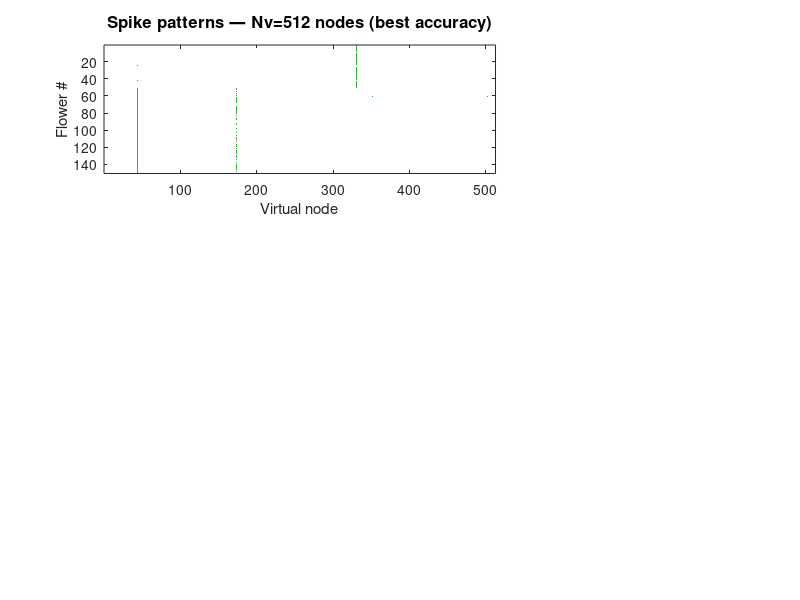

The MATLAB script that drew this image: (Note: this script raises an error after producing the figure.)
%% =========================================================
%  MODULE 5: Photonic SNN — Iris Flower Classification
%  Replicates Owen-Newns et al. 2023 (Paper 5)
%  VCSEL-based spiking reservoir computer
%  Time-multiplexed virtual nodes, θ = 250 ps
%  Task: Fisher's Iris dataset (150 flowers, 3 species)
%% =========================================================

function photonic_snn_iris()

rng(42);  % reproducibility

%% =========================================================
%  SECTION A: VCSEL Spiking Model
%% =========================================================

% VCSEL spiking neuron: leaky integrate-and-fire with
% injection locking and refractory period (Paper 5, Sec III)
theta_node  = 250e-12;   % node duration [s] = 250 ps
tau_refrac  = 1e-9;      % refractory period [s] = ~1 ns
tau_leak    = 400e-12;   % membrane leak [s]
spike_thresh = 1.0;       % normalized threshold

%% =========================================================
%  SECTION B: Load Iris Dataset
%% =========================================================
fprintf('   Loading Fisher Iris dataset...\n');

% Iris data: [SepalLength, SepalWidth, PetalLength, PetalWidth, Class]
% Class: 1=Setosa, 2=Versicolor, 3=Virginica
iris_data = load_iris_data();

X = iris_data(:, 1:4);   % 150x4
y = iris_data(:, 5);     % 150x1 labels (1,2,3)

% Normalize features to [0,1]
X_norm = (X - min(X)) ./ (max(X) - min(X));

n_samples  = size(X_norm, 1);   % 150
n_features = size(X_norm, 2);   % 4
n_classes  = 3;

%% =========================================================
%  SECTION C: SNN Parameters
%% =========================================================
Nv_list = [64, 128, 256, 512];   % virtual node counts to test
train_size = 30;                  % 10 per class (Paper 5)

%% =========================================================
%  SECTION D: Random Mask (input encoding)
%  Paper 5, Fig 6: random matrix Nv × 4 multiplied by data
%% =========================================================

results = struct();

for ni = 1:length(Nv_list)
    Nv = Nv_list(ni);
    fprintf('   Running SNN with Nv = %d virtual nodes...\n', Nv);

    % Random mask (fixed for all data points)
    mask = randn(Nv, n_features);

    %% --- Encode all data points through VCSEL SNN ---
    % Each flower → Nv-length binary spike pattern
    spike_patterns = zeros(n_samples, Nv);

    for s = 1:n_samples
        % Masked input vector
        u = mask * X_norm(s,:)';   % Nv × 1

        % Normalize input to reasonable drive range
        u_norm = (u - mean(u)) / (std(u) + 1e-8);

        % Simulate VCSEL spiking reservoir (leaky-IF)
        % Each element of u_norm drives one virtual node
        v_mem = zeros(Nv, 1);      % membrane voltage
        refrac = zeros(Nv, 1);     % refractory counter

        for node = 1:Nv
            drive = 0.5 + 0.4 * u_norm(node);  % bias + input

            % Couple from previous node (refractory creates memory)
            if node > 1
                coupling = 0.15 * spike_patterns(s, node-1);
            else
                coupling = 0;
            end

            % Leaky integrate
            v_mem(node) = (1 - theta_node/tau_leak) * 0 + ...
                          theta_node/tau_leak * (drive + coupling);

            % Threshold and fire
            if v_mem(node) >= spike_thresh && refrac(node) <= 0
                spike_patterns(s, node) = 1;
                refrac(node) = round(tau_refrac / theta_node);
            end

            % Propagate refractory
            if node < Nv
                refrac(node+1) = max(0, refrac(node) - 1);
            end
        end
    end

    %% --- Train/test split ---
    % Stratified: 10 per class for training (Paper 5)
    train_idx = [];
    test_idx  = [];
    for c = 1:n_classes
        cls_idx = find(y == c);
        cls_idx = cls_idx(randperm(length(cls_idx)));
        n_train_c = train_size / n_classes;
        train_idx = [train_idx; cls_idx(1:n_train_c)];
        test_idx  = [test_idx;  cls_idx(n_train_c+1:end)];
    end

    S_train = spike_patterns(train_idx, :);   % Nv-dim spike patterns
    S_test  = spike_patterns(test_idx,  :);
    y_train = y(train_idx);
    y_test  = y(test_idx);

    %% --- One-hot encode labels ---
    L_train = zeros(length(y_train), n_classes);
    for c = 1:n_classes
        L_train(:,c) = (y_train == c);
    end

    %% --- Train output layer (linear least squares, Paper 5 eq.1) ---
    % S * W = L  →  W = pinv(S) * L
    W = pinv(S_train) * L_train;   % Nv × 3

    %% --- Test ---
    out_test = S_test * W;          % n_test × 3
    [~, y_pred] = max(out_test, [], 2);

    accuracy = mean(y_pred == y_test) * 100;
    results(ni).Nv = Nv;
    results(ni).accuracy = accuracy;
    results(ni).spike_patterns = spike_patterns;
    results(ni).y = y;
    results(ni).W = W;

    fprintf('      Accuracy: %.1f%%\n', accuracy);
end

%% =========================================================
%  SECTION E: Plots
%% =========================================================

figure('Name','Photonic SNN — Iris Classification','Position',[50 50 1100 850]);

%% --- Plot 1: Spike pattern map (Nv=512 equivalent, use 256) ---
[~, best_idx] = max([results.accuracy]);
best = results(best_idx);
Nv_best = best.Nv;

subplot(3,3,[1 2]);
imagesc(best.spike_patterns);
colormap(gca, [1 1 1; 0.2 0.7 0.2]);  % white=no spike, green=spike
ylabel('Flower #','FontSize',11);
xlabel('Virtual node','FontSize',11);
title(sprintf('Spike patterns — Nv=%d nodes (best accuracy)', Nv_best),'FontSize',12);
hold on;
yline(50.5,'r-','LineWidth',2); yline(100.5,'b-','LineWidth',2);
text(Nv_best*0.02, 25, 'Setosa','Color','r','FontWeight','bold','FontSize',10);
text(Nv_best*0.02, 75, 'Versicolor','Color','b','FontWeight','bold','FontSize',10);
text(Nv_best*0.02, 125,'Virginica','Color','k','FontWeight','bold','FontSize',10);
colorbar('Ticks',[0.25 0.75],'TickLabels',{'No spike','Spike'},'FontSize',9);

%% --- Plot 2: Accuracy vs Nv ---
subplot(3,3,3);
Nv_vals  = [results.Nv];
acc_vals = [results.accuracy];
bar(Nv_vals, acc_vals, 0.5, 'FaceColor',[0.3 0.5 0.9],'EdgeColor','none');
hold on;
yline(97, '--r', '>97% (Paper 5)', 'LineWidth',1.5,'FontSize',9,...
      'LabelHorizontalAlignment','left');
xlabel('Virtual nodes N_v','FontSize',11);
ylabel('Classification accuracy (%)','FontSize',11);
title('Accuracy vs node count','FontSize',12);
ylim([50 102]); grid on;
xticks(Nv_vals);
for i=1:length(Nv_vals)
    text(Nv_vals(i), acc_vals(i)+1.5, sprintf('%.0f%%',acc_vals(i)), ...
         'HorizontalAlignment','center','FontSize',9,'FontWeight','bold');
end

%% --- Plot 3: Confusion matrix (best result) ---
subplot(3,3,[4 5]);
[~, best_idx2] = max([results.accuracy]);
best2 = results(best_idx2);
Nv2   = best2.Nv;

% Re-run to get confusion matrix
mask2 = randn(Nv2, n_features);
rng(42);
sp2 = zeros(n_samples, Nv2);
for s = 1:n_samples
    u = mask2 * X_norm(s,:)';
    u_norm = (u - mean(u)) / (std(u) + 1e-8);
    for node = 1:Nv2
        drive = 0.5 + 0.4*u_norm(node);
        coupling = 0;
        if node > 1, coupling = 0.15*sp2(s,node-1); end
        vm = theta_node/tau_leak * (drive+coupling);
        if vm >= spike_thresh, sp2(s,node) = 1; end
    end
end

train_idx2 = []; test_idx2 = [];
for c=1:n_classes
    ci = find(y==c); ci=ci(randperm(length(ci)));
    nc = train_size/n_classes;
    train_idx2=[train_idx2;ci(1:nc)]; test_idx2=[test_idx2;ci(nc+1:end)];
end
L2=zeros(length(train_idx2),n_classes);
for c=1:n_classes, L2(:,c)=(y(train_idx2)==c); end
W2=pinv(sp2(train_idx2,:))*L2;
out2=sp2(test_idx2,:)*W2;
[~,ypred2]=max(out2,[],2);
ytest2=y(test_idx2);

CM = confusionmat(ytest2, ypred2);
imagesc(CM); colormap(gca, parula);
colorbar;
xticks(1:3); yticks(1:3);
xticklabels({'Setosa','Versicolor','Virginica'});
yticklabels({'Setosa','Versicolor','Virginica'});
xlabel('Predicted','FontSize',11); ylabel('True','FontSize',11);
title(sprintf('Confusion matrix (Nv=%d, acc=%.1f%%)', Nv2, best2.accuracy),'FontSize',12);
for r=1:3, for c=1:3
    text(c,r,num2str(CM(r,c)),'HorizontalAlignment','center','FontSize',14,...
         'FontWeight','bold','Color','w');
end; end

%% --- Plot 4: Node firing rate per species ---
subplot(3,3,6);
sp_rates = zeros(3, Nv_best);
for c = 1:3
    sp_rates(c,:) = mean(best.spike_patterns(best.y==c,:), 1);
end
plot(sp_rates(1,:), 'r-', 'LineWidth',1.2,'DisplayName','Setosa'); hold on;
plot(sp_rates(2,:), 'b-', 'LineWidth',1.2,'DisplayName','Versicolor');
plot(sp_rates(3,:), 'k-', 'LineWidth',1.2,'DisplayName','Virginica');
xlabel('Virtual node index','FontSize',11);
ylabel('Mean firing rate','FontSize',11);
title('Per-species node firing rates','FontSize',12);
legend('FontSize',9,'Location','best'); grid on;

%% --- Plot 5: VCSEL SNN timing schematic ---
subplot(3,3,[7 8 9]);
% Show timing of virtual nodes for one example flower
flower_idx = 5;  % pick a Setosa
sp_flower = best.spike_patterns(flower_idx, :);
t_nodes = (0:Nv_best-1) * 250;   % time in ps

stem(t_nodes, sp_flower, 'Marker','none','Color',[0.2 0.6 0.9],'LineWidth',0.8);
hold on;
% Mark spike events
fired = t_nodes(sp_flower == 1);
plot(fired, ones(1,length(fired)), 'rv','MarkerSize',5,'MarkerFaceColor','r');
xlabel('Time (ps)', 'FontSize',11);
ylabel('Spike (1/0)','FontSize',11);
title(sprintf('Virtual node spike train — Flower #%d (Setosa) | θ=250 ps/node | Nv=%d', ...
              flower_idx, Nv_best),'FontSize',12);
xlim([0 Nv_best*250]); ylim([-0.1 1.5]);
text(0.7, 0.88, sprintf('Spike rate: %.1f%%', mean(sp_flower)*100), ...
     'Units','normalized','FontSize',10,'Color',[0.8 0.1 0.1]);
grid on;

sgtitle('Photonic SNN Reservoir Computer — Iris Flower Classification (Paper 5)', ...
        'FontSize',14,'FontWeight','bold');

fprintf('\n   === FINAL RESULTS ===\n');
for i=1:length(results)
    fprintf('   Nv=%4d → Accuracy: %.1f%%\n', results(i).Nv, results(i).accuracy);
end

end

%% =========================================================
%  HELPER: Fisher Iris Data (hardcoded — no toolbox needed)
%% =========================================================
function data = load_iris_data()
% [SepalLen, SepalWid, PetalLen, PetalWid, Class]
% Class: 1=Setosa, 2=Versicolor, 3=Virginica
raw = [
5.1 3.5 1.4 0.2 1; 4.9 3.0 1.4 0.2 1; 4.7 3.2 1.3 0.2 1;
4.6 3.1 1.5 0.2 1; 5.0 3.6 1.4 0.2 1; 5.4 3.9 1.7 0.4 1;
4.6 3.4 1.4 0.3 1; 5.0 3.4 1.5 0.2 1; 4.4 2.9 1.4 0.2 1;
4.9 3.1 1.5 0.1 1; 5.4 3.7 1.5 0.2 1; 4.8 3.4 1.6 0.2 1;
4.8 3.0 1.4 0.1 1; 4.3 3.0 1.1 0.1 1; 5.8 4.0 1.2 0.2 1;
5.7 4.4 1.5 0.4 1; 5.4 3.9 1.3 0.4 1; 5.1 3.5 1.4 0.3 1;
5.7 3.8 1.7 0.3 1; 5.1 3.8 1.5 0.3 1; 5.4 3.4 1.7 0.2 1;
5.1 3.7 1.5 0.4 1; 4.6 3.6 1.0 0.2 1; 5.1 3.3 1.7 0.5 1;
4.8 3.4 1.9 0.2 1; 5.0 3.0 1.6 0.2 1; 5.0 3.4 1.6 0.4 1;
5.2 3.5 1.5 0.2 1; 5.2 3.4 1.4 0.2 1; 4.7 3.2 1.6 0.2 1;
4.8 3.1 1.6 0.2 1; 5.4 3.4 1.5 0.4 1; 5.2 4.1 1.5 0.1 1;
5.5 4.2 1.4 0.2 1; 4.9 3.1 1.5 0.2 1; 5.0 3.2 1.2 0.2 1;
5.5 3.5 1.3 0.2 1; 4.9 3.6 1.4 0.1 1; 4.4 3.0 1.3 0.2 1;
5.1 3.4 1.5 0.2 1; 5.0 3.5 1.3 0.3 1; 4.5 2.3 1.3 0.3 1;
4.4 3.2 1.3 0.2 1; 5.0 3.5 1.6 0.6 1; 5.1 3.8 1.9 0.4 1;
4.8 3.0 1.4 0.3 1; 5.1 3.8 1.6 0.2 1; 4.6 3.2 1.4 0.2 1;
5.3 3.7 1.5 0.2 1; 5.0 3.3 1.4 0.2 1;
7.0 3.2 4.7 1.4 2; 6.4 3.2 4.5 1.5 2; 6.9 3.1 4.9 1.5 2;
5.5 2.3 4.0 1.3 2; 6.5 2.8 4.6 1.5 2; 5.7 2.8 4.5 1.3 2;
6.3 3.3 4.7 1.6 2; 4.9 2.4 3.3 1.0 2; 6.6 2.9 4.6 1.3 2;
5.2 2.7 3.9 1.4 2; 5.0 2.0 3.5 1.0 2; 5.9 3.0 4.2 1.5 2;
6.0 2.2 4.0 1.0 2; 6.1 2.9 4.7 1.4 2; 5.6 2.9 3.6 1.3 2;
6.7 3.1 4.4 1.4 2; 5.6 3.0 4.5 1.5 2; 5.8 2.7 4.1 1.0 2;
6.2 2.2 4.5 1.5 2; 5.6 2.5 3.9 1.1 2; 5.9 3.2 4.8 1.8 2;
6.1 2.8 4.0 1.3 2; 6.3 2.5 4.9 1.5 2; 6.1 2.8 4.7 1.2 2;
6.4 2.9 4.3 1.3 2; 6.6 3.0 4.4 1.4 2; 6.8 2.8 4.8 1.4 2;
6.7 3.0 5.0 1.7 2; 6.0 2.9 4.5 1.5 2; 5.7 2.6 3.5 1.0 2;
5.5 2.4 3.8 1.1 2; 5.5 2.4 3.7 1.0 2; 5.8 2.7 3.9 1.2 2;
6.0 2.7 5.1 1.6 2; 5.4 3.0 4.5 1.5 2; 6.0 3.4 4.5 1.6 2;
6.7 3.1 4.7 1.5 2; 6.3 2.3 4.4 1.3 2; 5.6 3.0 4.1 1.3 2;
5.5 2.5 4.0 1.3 2; 5.5 2.6 4.4 1.2 2; 6.1 3.0 4.6 1.4 2;
5.8 2.6 4.0 1.2 2; 5.0 2.3 3.3 1.0 2; 5.6 2.7 4.2 1.3 2;
5.7 3.0 4.2 1.2 2; 5.7 2.9 4.2 1.3 2; 6.2 2.9 4.3 1.3 2;
5.1 2.5 3.0 1.1 2; 5.7 2.8 4.1 1.3 2;
6.3 3.3 6.0 2.5 3; 5.8 2.7 5.1 1.9 3; 7.1 3.0 5.9 2.1 3;
6.3 2.9 5.6 1.8 3; 6.5 3.0 5.8 2.2 3; 7.6 3.0 6.6 2.1 3;
4.9 2.5 4.5 1.7 3; 7.3 2.9 6.3 1.8 3; 6.7 2.5 5.8 1.8 3;
7.2 3.6 6.1 2.5 3; 6.5 3.2 5.1 2.0 3; 6.4 2.7 5.3 1.9 3;
6.8 3.0 5.5 2.1 3; 5.7 2.5 5.0 2.0 3; 5.8 2.8 5.1 2.4 3;
6.4 3.2 5.3 2.3 3; 6.5 3.0 5.5 1.8 3; 7.7 3.8 6.7 2.2 3;
7.7 2.6 6.9 2.3 3; 6.0 2.2 5.0 1.5 3; 6.9 3.2 5.7 2.3 3;
5.6 2.8 4.9 2.0 3; 7.7 2.8 6.7 2.0 3; 6.3 2.7 4.9 1.8 3;
6.7 3.3 5.7 2.1 3; 7.2 3.2 6.0 1.8 3; 6.2 2.8 4.8 1.8 3;
6.1 3.0 4.9 1.8 3; 6.4 2.8 5.6 2.1 3; 7.2 3.0 5.8 1.6 3;
7.4 2.8 6.1 1.9 3; 7.9 3.8 6.4 2.0 3; 6.4 2.8 5.6 2.2 3;
6.3 2.8 5.1 1.5 3; 6.1 2.6 5.6 1.4 3; 7.7 3.0 6.1 2.3 3;
6.3 3.4 5.6 2.4 3; 6.4 3.1 5.5 1.8 3; 6.0 3.0 4.8 1.8 3;
6.9 3.1 5.4 2.1 3; 6.7 3.1 5.6 2.4 3; 6.9 3.1 5.1 2.3 3;
5.8 2.7 5.1 1.9 3; 6.8 3.2 5.9 2.3 3; 6.7 3.3 5.7 2.5 3;
6.7 3.0 5.2 2.3 3; 6.3 2.5 5.0 1.9 3; 6.5 3.0 5.2 2.0 3;
6.2 3.4 5.4 2.3 3; 5.9 3.0 5.1 1.8 3];

data = raw;
end
